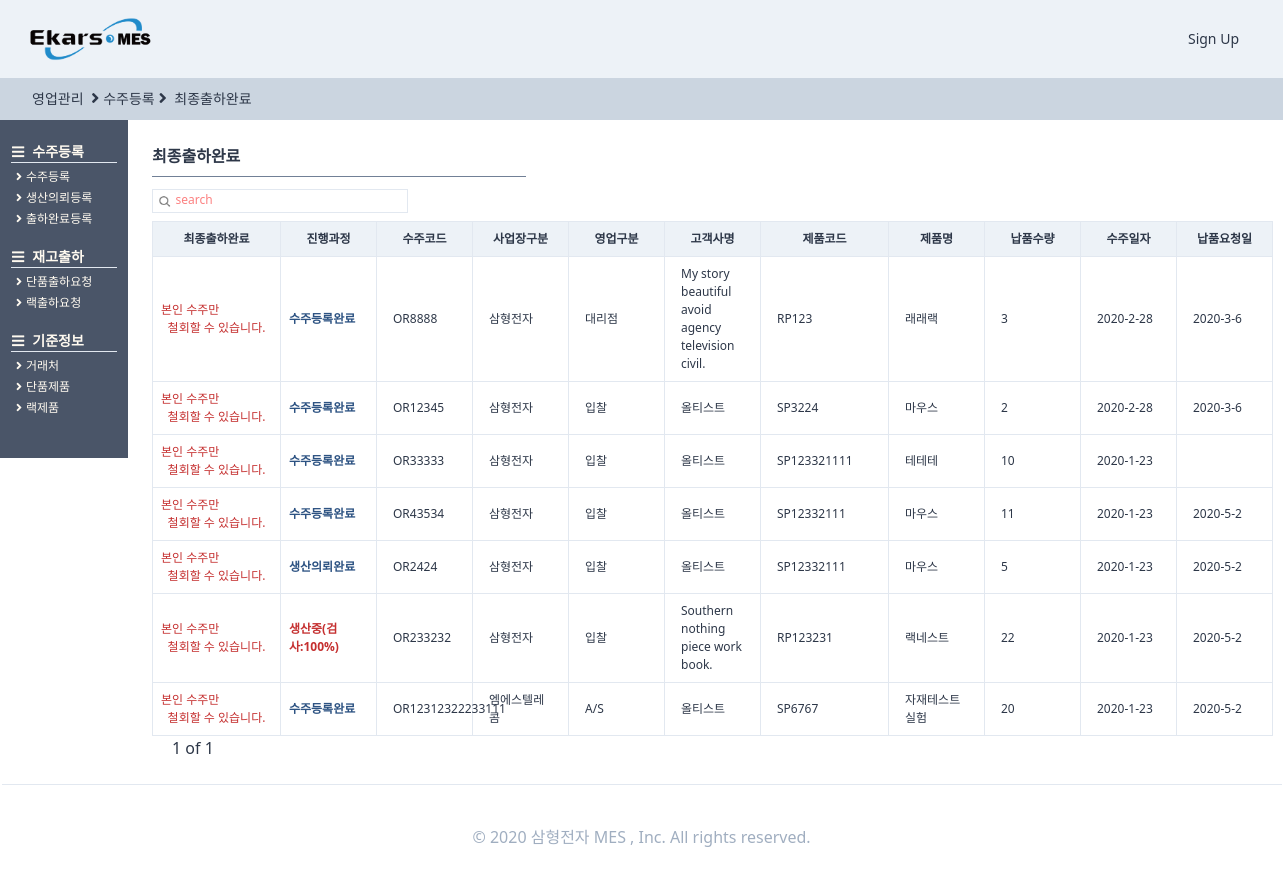
Page /orders/endorderlist/ on the committed database.
### orders/models.py (models this page shows, shortened)
class OrderRegister(TimeStampedModel):
    입찰 = "입찰"
    대리점 = "대리점"
    AS = "A/S"
    내부계획 = "내부계획"
    영업구분_CHOICES = ((입찰, "입찰"), (대리점, "대리점"), (AS, "A/S"), (내부계획, "내부계획"))
    삼형전자 = "삼형전자"
    엠에스텔레콤 = "엠에스텔레콤"
    사업장구분_CHOICES = (
        (삼형전자, "삼형전자"),
        (엠에스텔레콤, "엠에스텔레콤"),
    )
    출하완료 = "출하완료"
    출하미완료 = "출하미완료"
    출하구분_CHOICES = (
        (출하완료, "출하완료"),
        (출하미완료, "출하미완료"),
    )
    단품 = "단품"
    랙 = "랙"
    제품구분_CHOICES = (
        (단품, "단품"),
        (랙, "랙"),
    )
    작성자 = models.ForeignKey(
        users_models.User,
        related_name="수주등록",
        on_delete=models.SET_NULL,
        null=True,
        blank=True,
    )
    수주코드 = models.CharField(max_length=50)
    영업구분 = models.CharField(choices=영업구분_CHOICES, max_length=10, blank=True, default=입찰)
    제품구분 = models.CharField(choices=제품구분_CHOICES, max_length=10, blank=True, default=단품)
    사업장구분 = models.CharField(
        choices=사업장구분_CHOICES, max_length=10, blank=True, default=삼형전자
    )
    수주일자 = models.DateField(auto_now=False, auto_now_add=False)
    고객사명 = models.ForeignKey(
        SI_models.CustomerPartner,
        related_name="수주등록",
        on_delete=models.SET_NULL,
        null=True,
        blank=True,
    )
    현장명 = models.CharField(max_length=50)
    납품요청일 = models.DateField(auto_now=False, auto_now_add=False, blank=True, null=True)
    납품수량 = models.IntegerField()
    특이사항 = models.TextField(blank=True)
    단품모델 = models.ForeignKey(
        SI_models.SingleProduct,
        related_name="수주등록",
        on_delete=models.SET_NULL,
        null=True,
        blank=True,
    )
    랙모델 = models.ForeignKey(
        SI_models.RackProduct,
        related_name="수주등록",
        on_delete=models.SET_NULL,
        null=True,
        blank=True,
    )
    출하구분 = models.CharField(
        choices=출하구분_CHOICES, max_length=10, blank=True, default=출하미완료
    )
    class Meta:
        verbose_name = "수주등록"
        verbose_name_plural = "수주등록"
    def process(self):
        try:
            pro = self.생산요청
            try:
                cess = self.생산요청.생산계획.현재공정
                pro = self.생산요청.생산계획.현재공정달성율
                try:
                    pro = self.생산요청.생산계획.작업지시서.작업지시서등록.최종검사
                    try:
                        pro = self.생산요청.생산계획.작업지시서.작업지시서등록.최종검사.최종검사등록
                        return "최종검사완료"
                    except:
                        return "최종검사의뢰완료"
                except:
                    return f"생산중({cess}:{pro})"
            except:
                return "생산의뢰완료"
        except:
            return "수주등록완료"

### StandardInformation/models.py (models this page shows, shortened)
class CustomerPartner(TimeStampedModel):
    고객 = "고객"
    대리점 = "대리점"
    공급처 = "공급처"
    거래처_CHOICES = (
        (고객, "고객"),
        (대리점, "대리점"),
        (공급처, "공급처"),
    )
    고객작성자 = models.ForeignKey(
        "users.User", related_name="고객거래처작성자", on_delete=models.SET_NULL, null=True
    )
    작성일 = models.DateField(auto_now=True, auto_now_add=False)
    거래처구분 = models.CharField(choices=거래처_CHOICES, max_length=4, default=공급처)
    거래처코드 = models.CharField(max_length=50, null=True)
    거래처명 = models.CharField(max_length=70, null=True)
    사업자등록번호 = models.CharField(max_length=50, null=True)
    고객담당자 = models.ForeignKey(
        "users.User", related_name="고객거래처담당자", on_delete=models.SET_NULL, null=True
    )
    연락처 = models.CharField(max_length=50, blank=True)
    이메일 = models.EmailField(max_length=254)
    사업장주소 = models.CharField(max_length=70, blank=True, null=True)
    사업자등록증첨부 = models.FileField(blank=True, null=True)
    특이사항 = models.TextField(blank=True, null=True)
    사용여부 = models.BooleanField(default=False)
    class Meta:
        verbose_name = "고객"
        verbose_name_plural = "고객"
    def __str__(self):
        return self.거래처명

class RackProduct(TimeStampedModel):
    작성자 = models.ForeignKey(
        "users.User", related_name="랙제품작성자", on_delete=models.SET_NULL, null=True
    )
    작성일 = models.DateField(auto_now=True, auto_now_add=False)
    랙시리얼코드 = models.CharField(max_length=40, blank=True)
    랙모델명 = models.CharField(max_length=60, blank=True)
    규격 = models.CharField(max_length=30, blank=True)
    단위 = models.CharField(max_length=30, blank=True)
    단가 = models.IntegerField(null=True)
    class Meta:
        verbose_name = "랙제품"
        verbose_name_plural = "랙제품"

class SingleProduct(TimeStampedModel):
    작성자 = models.ForeignKey(
        "users.User", related_name="단품제품작성자", on_delete=models.SET_NULL, null=True
    )
    작성일 = models.DateField(auto_now=True, auto_now_add=False)
    모델코드 = models.CharField(max_length=80, blank=True)
    모델명 = models.CharField(max_length=30, blank=True)
    규격 = models.CharField(max_length=80, blank=True)
    단위 = models.CharField(max_length=10, blank=True)
    단가 = models.IntegerField(null=True)
    class Meta:
        verbose_name = "단품제품"
        verbose_name_plural = "단품제품"

### producemanages/models.py (models this page shows, shortened)
class ProduceRegister(TimeStampedModel):
    예비작업 = "예비작업"
    조립 = "조립"
    검사 = "검사"
    현재공정_CHOICES = (
        (예비작업, "예비작업"),
        (조립, "조립"),
        (검사, "검사"),
    )
    사영 = "0%"
    사일 = "25%"
    사이 = "50%"
    사삼 = "75%"
    사사 = "100%"
    현재공정달성율_CHOICES = (
        (사영, "0%"),
        (사일, "25%"),
        (사이, "50%"),
        (사삼, "75%"),
        (사사, "100%"),
    )
    작성자 = models.ForeignKey(
        users_models.User,
        related_name="생산계획등록",
        on_delete=models.SET_NULL,
        null=True,
        blank=True,
    )
    생산계획등록코드 = models.CharField(max_length=50)
    생산의뢰 = models.OneToOneField(
        orders_models.OrderProduce,
        related_name="생산계획",
        on_delete=models.SET_NULL,
        null=True,
    )
    현재공정 = models.CharField(
        choices=현재공정_CHOICES, max_length=10, null=True, default=예비작업
    )
    현재공정달성율 = models.CharField(
        choices=현재공정달성율_CHOICES, max_length=10, null=True, default=사영
    )
    계획생산량 = models.IntegerField(null=True)
    일일생산량 = models.IntegerField(null=True)
    누적생산량 = models.IntegerField(null=True, blank=True)
    특이사항 = models.CharField(max_length=100, null=True, blank=True)
    class Meta:
        verbose_name = "생산계획등록"
        verbose_name_plural = "생산계획등록"
    def successrate(self):
        if self.누적생산량 is None:
            return f"0%"
        else:
            rate = (self.누적생산량 / self.계획생산량) * 100
            rate = round(rate, 2)
            return f"{rate}%"
    successrate.short_description = "계획 생산량 달성율"

### orders/views.py (the view, shortened to what this page needs)
# urls.py: path("endorderlist/", views.endorderlist, name="endorderlist"),
def endorderlist(request):
    user = request.user
    search = request.GET.get("search")
    if search is None:
        order = models.OrderRegister.objects.filter(출하구분="출하완료").order_by("-created")
        s_bool = False
    pagediv = 7
    totalpage = int(math.ceil(len(order) / pagediv))
    paginator = Paginator(order, pagediv, orphans=0)
    page = request.GET.get("page", "1")
    order = paginator.get_page(page)
    nextpage = int(page) + 1
    previouspage = int(page) - 1
    notsamebool = True
    nonpage = False
    if totalpage == 0:
        nonpage = True
    if int(page) == totalpage:
        notsamebool = False
    if (search is None) or (search == ""):
        search = "search"
    return render(
        request,
        "orders/endorderlist.html",
        {
            "order": order,
            "search": search,
            "page": page,
            "totalpage": totalpage,
            "notsamebool": notsamebool,
            "nextpage": nextpage,
            "previouspage": previouspage,
            "s_bool": s_bool,
            "nonpage": nonpage,
            "최종검사완료": "최종검사완료",
            "최종검사의뢰완료": "최종검사의뢰완료",
            "수주등록완료": "수주등록완료",
            "생산의뢰완료": "생산의뢰완료",
            "user": user,
        },
    )

### templates/orders/endorderlist.html (shortened to what this page needs)
{%extends "orders/ordershome.html"%}
{%load static%}
{%block head_title%}
</a><i class="fas fa-angle-right mx-1 text-base"></i>수주등록<i class="fas fa-angle-right text-base mx-1"></i>
<a class="hover:font-bold" href="{%url "orders:endorderlist"%}">
    최종출하완료
</a>
{%endblock head_title %}
{%block main_contens%}
<div class="w-11/12 h-full ml-32 -mt-6 font-normal pt-12 flex flex-row">
    <div class="flex flex-col p-6 w-full ">
        <div class=" mb-0 flex justify-between">
            <span class="border-b w-1/3 mb-3 border-gray-600 pb-2 font-semibold text-base">최종출하완료 </span>
        </div>
        <div class="w-64 border h-6 mb-2">
            <form method="get" action="" class="w-full flex ">
                <button class="w-4 h-4 mt-1 ml-1  rounded-xl bg-cover bg-center"
                    style="background-image:url({% static 'img/search.png' %});"></button>
                <input name="search" placeholder={{search}}
                    class="ml-1 w-full border-none search-box text-xs font-medium placeholder-red-400 focus: outline-none" />
            </form>
        </div>
        <div class="flex ">
            <div class="flew flex-col">
                <table class="table-fixed font-light text-xs w-full">
                    <thead>
                        <tr>
                            <th class="border bg-gray-200 px-2 py-2 w-32">최종출하완료</th>
                            <th class="border bg-gray-200 px-2 py-2 w-24">진행과정</th>
                            <th class="border bg-gray-200 px-4 py-2 w-24">수주코드</th>
                            <th class="border bg-gray-200 px-4 py-2 w-24">사업장구분</th>
                            <th class="border bg-gray-200 px-4 py-2 w-24">영업구분</th>
                            <th class="border bg-gray-200 px-4 py-2 w-24">고객사명</th>
                            <th class="border bg-gray-200 px-4 py-2 w-32">제품코드</th>
                            <th class="border bg-gray-200 px-4 py-2 w-24">제품명</th>
                            <th class="border bg-gray-200 px-4 py-2 w-24">납품수량</th>
                            <th class="border bg-gray-200 px-4 py-2 w-24">수주일자</th>
                            <th class="border bg-gray-200 px-4 py-2 w-24">납품요청일</th>
                        </tr>
                    </thead>
                    <tbody>
                        {%for list in order%}
                        <tr>
                            <td class="border px-2 py-2 font-bold
                            text-blue-800 justify-center">
                                {%if user == list.작성자%}
                                <a href="{%url "orders:endorderforin" list.pk %}">
                                    <div class="btn-link bg-red-700 hover:bg-red-800 hover:font-bold mt-1 mb-0 ml-3">
                                        출하 철회
                                    </div>
                                </a>
                                {%else%}
                                <span class="text-red-700 text-xs font-light text-center">본인 수주만 <div>철회할 수 있습니다.</div>
                                </span>
                                {%endif%}
                            </td>
                            <td class="border px-2 py-2 font-bold
                                    {%if list.process == 수주등록완료%}
                                    text-blue-800
                                    {%endif%}
                                    {%if list.process == 생산의뢰완료%}
                                    text-blue-800
                                    {%endif%}
                                    text-red-700 ">
                                {{list.process}}</td>
                            <td class="border px-4 py-2  hover:text-blue-700 hover:font-bold "><a
                                    href="{%url "orders:orderdetail" list.pk %}">
                                    {{list.수주코드}}</a></td>
                            <td class="border px-4 py-2">{{list.사업장구분}}</td>
                            <td class="border px-4 py-2">{{list.영업구분}}</td>
                            <td class="border px-4 py-2">{{list.고객사명}}</td>
                            {%if list.제품구분 == "단품"%}
                            <td class="border px-4 py-2">{{list.단품모델.모델코드}}</td>
                            <td class="border px-4 py-2">{{list.단품모델.모델명}}</td>
                            {%else%}
                            <td class="border px-4 py-2">{{list.랙모델.랙시리얼코드}}</td>
                            <td class="border px-4 py-2">{{list.랙모델.랙모델명}}</td>
                            {%endif%}
                            <td class="border px-4 py-2">{{list.납품수량}}</td>
                            <td class="border px-4 py-2">
                                {{list.수주일자.year}}-{{list.수주일자.month}}-{{list.수주일자.day}}</td>
                            <td class="border px-4 py-2">
                                {%if list.납품요청일 is None%}
                                {%else%}
                                {{list.납품요청일.year}}-{{list.납품요청일.month}}-{{list.납품요청일.day}}{%endif%}</td>
                        </tr>
                        {%endfor%}
                    </tbody>
                </table>
                {%if nonpage%}
                {%else%}
                <div class="flex ml-2">
                    <span class="mx-3 font-medium  text-base">{{page}} of
                        {{totalpage}}</span>
                </div>
                {%endif%}
            </div>
        </div>
    </div>
</div>
</div>
{%endblock main_contens %}

### rows in the picture
OrderRegister: shows "본인 수주만", process "수주등록완료", 수주코드 "OR8888", 사업장구분 "삼형전자", 영업구분 "대리점", 고객사명 "My story beautiful avoid agency television civil.", 랙모델.랙시리얼코드 "RP123", 랙모델.랙모델명 "래래랙", 납품수량 "3", 수주일자.year "2020", 수주일자.month "2", 수주일자.day "28", 납품요청일.year "2020", 납품요청일.month "3", 납품요청일.day "6"
OrderRegister: shows "본인 수주만", process "수주등록완료", 수주코드 "OR12345", 사업장구분 "삼형전자", 영업구분 "입찰", 고객사명 "올티스트", 단품모델.모델코드 "SP3224", 단품모델.모델명 "마우스", 납품수량 "2", 수주일자.year "2020", 수주일자.month "2", 수주일자.day "28", 납품요청일.year "2020", 납품요청일.month "3", 납품요청일.day "6"
OrderRegister: shows "본인 수주만", process "수주등록완료", 수주코드 "OR33333", 사업장구분 "삼형전자", 영업구분 "입찰", 고객사명 "올티스트", 단품모델.모델코드 "SP123321111", 단품모델.모델명 "테테테", 납품수량 "10", 수주일자.year "2020", 수주일자.month "1", 수주일자.day "23"
OrderRegister: shows "본인 수주만", process "수주등록완료", 수주코드 "OR43534", 사업장구분 "삼형전자", 영업구분 "입찰", 고객사명 "올티스트", 단품모델.모델코드 "SP12332111", 단품모델.모델명 "마우스", 납품수량 "11", 수주일자.year "2020", 수주일자.month "1", 수주일자.day "23", 납품요청일.year "2020", 납품요청일.month "5", 납품요청일.day "2"
OrderRegister: shows "본인 수주만", process "생산의뢰완료", 수주코드 "OR2424", 사업장구분 "삼형전자", 영업구분 "입찰", 고객사명 "올티스트", 단품모델.모델코드 "SP12332111", 단품모델.모델명 "마우스", 납품수량 "5", 수주일자.year "2020", 수주일자.month "1", 수주일자.day "23", 납품요청일.year "2020", 납품요청일.month "5", 납품요청일.day "2"
OrderRegister: shows "본인 수주만", process "생산중(검사:100%)", 수주코드 "OR233232", 사업장구분 "삼형전자", 영업구분 "입찰", 고객사명 "Southern nothing piece work book.", 랙모델.랙시리얼코드 "RP123231", 랙모델.랙모델명 "랙네스트", 납품수량 "22", 수주일자.year "2020", 수주일자.month "1", 수주일자.day "23", 납품요청일.year "2020", 납품요청일.month "5", 납품요청일.day "2"
OrderRegister: shows "본인 수주만", process "수주등록완료", 수주코드 "OR12312322233111", 사업장구분 "엠에스텔레콤", 영업구분 "A/S", 고객사명 "올티스트", 단품모델.모델코드 "SP6767", 단품모델.모델명 "자재테스트실험", 납품수량 "20", 수주일자.year "2020", 수주일자.month "1", 수주일자.day "23", 납품요청일.year "2020", 납품요청일.month "5", 납품요청일.day "2"

### other values in the picture
{{ page }} "1"
{{ totalpage }} "1"
